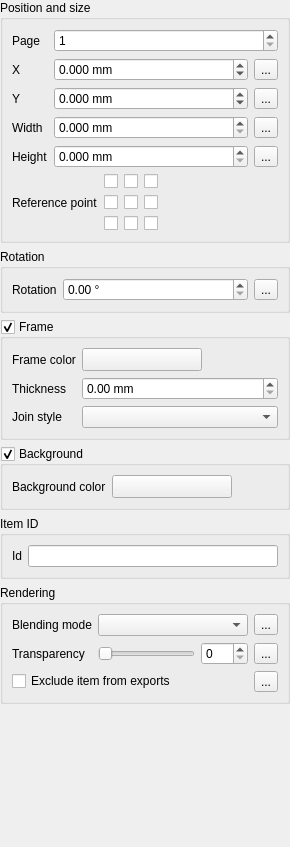
<?xml version="1.0" encoding="UTF-8"?>
<ui version="4.0">
 <class>QgsComposerItemWidgetBase</class>
 <widget class="QWidget" name="QgsComposerItemWidgetBase">
  <property name="geometry">
   <rect>
    <x>0</x>
    <y>0</y>
    <width>290</width>
    <height>847</height>
   </rect>
  </property>
  <property name="windowTitle">
   <string>Global Options</string>
  </property>
  <layout class="QVBoxLayout" name="verticalLayout_2">
   <property name="margin">
    <number>0</number>
   </property>
   <item>
    <widget class="QgsCollapsibleGroupBoxBasic" name="mGeneralOptionsGroupBox">
     <property name="focusPolicy">
      <enum>Qt::StrongFocus</enum>
     </property>
     <property name="title">
      <string>Position and size</string>
     </property>
     <property name="syncGroup" stdset="0">
      <string notr="true">composeritem</string>
     </property>
     <property name="collapsed" stdset="0">
      <bool>true</bool>
     </property>
     <layout class="QVBoxLayout" name="verticalLayout">
      <item>
       <layout class="QGridLayout" name="gridLayout_3" columnstretch="0,1,1,1">
        <item row="3" column="0">
         <widget class="QLabel" name="mWidthLabel">
          <property name="text">
           <string>Width</string>
          </property>
         </widget>
        </item>
        <item row="1" column="0">
         <widget class="QLabel" name="mXLabel">
          <property name="text">
           <string>X</string>
          </property>
         </widget>
        </item>
        <item row="4" column="0">
         <widget class="QLabel" name="mHeightLabel">
          <property name="text">
           <string>Height</string>
          </property>
         </widget>
        </item>
        <item row="2" column="0">
         <widget class="QLabel" name="mYLabel">
          <property name="text">
           <string>Y</string>
          </property>
         </widget>
        </item>
        <item row="0" column="0">
         <widget class="QLabel" name="mPageLabel">
          <property name="text">
           <string>Page</string>
          </property>
         </widget>
        </item>
        <item row="1" column="3">
         <widget class="QgsDataDefinedButton" name="mXPositionDDBtn">
          <property name="text">
           <string>...</string>
          </property>
         </widget>
        </item>
        <item row="2" column="3">
         <widget class="QgsDataDefinedButton" name="mYPositionDDBtn">
          <property name="text">
           <string>...</string>
          </property>
         </widget>
        </item>
        <item row="3" column="3">
         <widget class="QgsDataDefinedButton" name="mWidthDDBtn">
          <property name="text">
           <string>...</string>
          </property>
         </widget>
        </item>
        <item row="4" column="3">
         <widget class="QgsDataDefinedButton" name="mHeightDDBtn">
          <property name="text">
           <string>...</string>
          </property>
         </widget>
        </item>
        <item row="0" column="1" colspan="3">
         <widget class="QSpinBox" name="mPageSpinBox">
          <property name="minimum">
           <number>1</number>
          </property>
         </widget>
        </item>
        <item row="3" column="1" colspan="2">
         <widget class="QDoubleSpinBox" name="mWidthSpin">
          <property name="suffix">
           <string> mm</string>
          </property>
          <property name="decimals">
           <number>3</number>
          </property>
          <property name="maximum">
           <double>9999999.000000000000000</double>
          </property>
         </widget>
        </item>
        <item row="4" column="1" colspan="2">
         <widget class="QDoubleSpinBox" name="mHeightSpin">
          <property name="suffix">
           <string> mm</string>
          </property>
          <property name="decimals">
           <number>3</number>
          </property>
          <property name="maximum">
           <double>9999999.000000000000000</double>
          </property>
         </widget>
        </item>
        <item row="2" column="1" colspan="2">
         <widget class="QDoubleSpinBox" name="mYPosSpin">
          <property name="suffix">
           <string> mm</string>
          </property>
          <property name="decimals">
           <number>3</number>
          </property>
          <property name="minimum">
           <double>-9999999.000000000000000</double>
          </property>
          <property name="maximum">
           <double>9999999.000000000000000</double>
          </property>
         </widget>
        </item>
        <item row="1" column="1" colspan="2">
         <widget class="QDoubleSpinBox" name="mXPosSpin">
          <property name="suffix">
           <string> mm</string>
          </property>
          <property name="decimals">
           <number>3</number>
          </property>
          <property name="minimum">
           <double>-9999999.000000000000000</double>
          </property>
          <property name="maximum">
           <double>9999999.000000000000000</double>
          </property>
         </widget>
        </item>
       </layout>
      </item>
      <item>
       <layout class="QHBoxLayout" name="horizontalLayout_7">
        <item>
         <widget class="QLabel" name="label_2">
          <property name="text">
           <string>Reference point</string>
          </property>
          <property name="alignment">
           <set>Qt::AlignLeading|Qt::AlignLeft|Qt::AlignVCenter</set>
          </property>
         </widget>
        </item>
        <item>
         <layout class="QGridLayout" name="gridLayout">
          <item row="0" column="1">
           <widget class="QCheckBox" name="mUpperMiddleCheckBox">
            <property name="sizePolicy">
             <sizepolicy hsizetype="Fixed" vsizetype="Fixed">
              <horstretch>0</horstretch>
              <verstretch>0</verstretch>
             </sizepolicy>
            </property>
            <property name="text">
             <string/>
            </property>
           </widget>
          </item>
          <item row="1" column="2">
           <widget class="QCheckBox" name="mMiddleRightCheckBox">
            <property name="sizePolicy">
             <sizepolicy hsizetype="Fixed" vsizetype="Fixed">
              <horstretch>0</horstretch>
              <verstretch>0</verstretch>
             </sizepolicy>
            </property>
            <property name="text">
             <string/>
            </property>
           </widget>
          </item>
          <item row="1" column="1">
           <widget class="QCheckBox" name="mMiddleCheckBox">
            <property name="sizePolicy">
             <sizepolicy hsizetype="Fixed" vsizetype="Fixed">
              <horstretch>0</horstretch>
              <verstretch>0</verstretch>
             </sizepolicy>
            </property>
            <property name="text">
             <string/>
            </property>
           </widget>
          </item>
          <item row="0" column="2">
           <widget class="QCheckBox" name="mUpperRightCheckBox">
            <property name="sizePolicy">
             <sizepolicy hsizetype="Fixed" vsizetype="Fixed">
              <horstretch>0</horstretch>
              <verstretch>0</verstretch>
             </sizepolicy>
            </property>
            <property name="text">
             <string/>
            </property>
           </widget>
          </item>
          <item row="2" column="1">
           <widget class="QCheckBox" name="mLowerMiddleCheckBox">
            <property name="sizePolicy">
             <sizepolicy hsizetype="Fixed" vsizetype="Fixed">
              <horstretch>0</horstretch>
              <verstretch>0</verstretch>
             </sizepolicy>
            </property>
            <property name="text">
             <string/>
            </property>
           </widget>
          </item>
          <item row="2" column="2">
           <widget class="QCheckBox" name="mLowerRightCheckBox">
            <property name="sizePolicy">
             <sizepolicy hsizetype="Fixed" vsizetype="Fixed">
              <horstretch>0</horstretch>
              <verstretch>0</verstretch>
             </sizepolicy>
            </property>
            <property name="text">
             <string/>
            </property>
           </widget>
          </item>
          <item row="0" column="0">
           <widget class="QCheckBox" name="mUpperLeftCheckBox">
            <property name="sizePolicy">
             <sizepolicy hsizetype="Fixed" vsizetype="Fixed">
              <horstretch>0</horstretch>
              <verstretch>0</verstretch>
             </sizepolicy>
            </property>
            <property name="text">
             <string/>
            </property>
           </widget>
          </item>
          <item row="2" column="0">
           <widget class="QCheckBox" name="mLowerLeftCheckBox">
            <property name="sizePolicy">
             <sizepolicy hsizetype="Fixed" vsizetype="Fixed">
              <horstretch>0</horstretch>
              <verstretch>0</verstretch>
             </sizepolicy>
            </property>
            <property name="text">
             <string/>
            </property>
           </widget>
          </item>
          <item row="1" column="0">
           <widget class="QCheckBox" name="mMiddleLeftCheckBox">
            <property name="sizePolicy">
             <sizepolicy hsizetype="Fixed" vsizetype="Fixed">
              <horstretch>0</horstretch>
              <verstretch>0</verstretch>
             </sizepolicy>
            </property>
            <property name="text">
             <string/>
            </property>
           </widget>
          </item>
         </layout>
        </item>
        <item>
         <spacer name="horizontalSpacer_3">
          <property name="orientation">
           <enum>Qt::Horizontal</enum>
          </property>
          <property name="sizeHint" stdset="0">
           <size>
            <width>40</width>
            <height>20</height>
           </size>
          </property>
         </spacer>
        </item>
       </layout>
      </item>
     </layout>
    </widget>
   </item>
   <item>
    <widget class="QgsCollapsibleGroupBoxBasic" name="mTransformsGroupBox">
     <property name="focusPolicy">
      <enum>Qt::StrongFocus</enum>
     </property>
     <property name="title">
      <string>Rotation</string>
     </property>
     <property name="syncGroup" stdset="0">
      <string notr="true">composeritem</string>
     </property>
     <property name="collapsed" stdset="0">
      <bool>true</bool>
     </property>
     <layout class="QGridLayout" name="gridLayout_5" columnstretch="0,1">
      <item row="0" column="0">
       <widget class="QLabel" name="label">
        <property name="text">
         <string>Rotation</string>
        </property>
       </widget>
      </item>
      <item row="0" column="1">
       <layout class="QHBoxLayout" name="horizontalLayout_4">
        <item>
         <widget class="QDoubleSpinBox" name="mItemRotationSpinBox">
          <property name="sizePolicy">
           <sizepolicy hsizetype="Preferred" vsizetype="Fixed">
            <horstretch>0</horstretch>
            <verstretch>0</verstretch>
           </sizepolicy>
          </property>
          <property name="suffix">
           <string> °</string>
          </property>
          <property name="maximum">
           <double>360.000000000000000</double>
          </property>
         </widget>
        </item>
        <item>
         <widget class="QgsDataDefinedButton" name="mItemRotationDDBtn">
          <property name="text">
           <string>...</string>
          </property>
         </widget>
        </item>
       </layout>
      </item>
     </layout>
    </widget>
   </item>
   <item>
    <widget class="QgsCollapsibleGroupBoxBasic" name="mFrameGroupBox">
     <property name="title">
      <string>Frame</string>
     </property>
     <property name="checkable">
      <bool>true</bool>
     </property>
     <property name="syncGroup" stdset="0">
      <string notr="true">composeritem</string>
     </property>
     <property name="collapsed" stdset="0">
      <bool>true</bool>
     </property>
     <layout class="QGridLayout" name="gridLayout_6">
      <item row="0" column="0">
       <widget class="QLabel" name="label_3">
        <property name="text">
         <string>Frame color</string>
        </property>
       </widget>
      </item>
      <item row="0" column="1">
       <layout class="QHBoxLayout" name="horizontalLayout_6">
        <item>
         <widget class="QgsColorButtonV2" name="mFrameColorButton">
          <property name="sizePolicy">
           <sizepolicy hsizetype="Fixed" vsizetype="Fixed">
            <horstretch>0</horstretch>
            <verstretch>0</verstretch>
           </sizepolicy>
          </property>
          <property name="minimumSize">
           <size>
            <width>120</width>
            <height>0</height>
           </size>
          </property>
          <property name="maximumSize">
           <size>
            <width>120</width>
            <height>16777215</height>
           </size>
          </property>
          <property name="text">
           <string/>
          </property>
         </widget>
        </item>
        <item>
         <spacer name="horizontalSpacer_2">
          <property name="orientation">
           <enum>Qt::Horizontal</enum>
          </property>
          <property name="sizeHint" stdset="0">
           <size>
            <width>40</width>
            <height>20</height>
           </size>
          </property>
         </spacer>
        </item>
       </layout>
      </item>
      <item row="1" column="0">
       <widget class="QLabel" name="mOutlineWidthLabel">
        <property name="text">
         <string>Thickness</string>
        </property>
        <property name="wordWrap">
         <bool>true</bool>
        </property>
        <property name="buddy">
         <cstring>mOutlineWidthSpinBox</cstring>
        </property>
       </widget>
      </item>
      <item row="1" column="1">
       <widget class="QDoubleSpinBox" name="mOutlineWidthSpinBox">
        <property name="sizePolicy">
         <sizepolicy hsizetype="Expanding" vsizetype="Fixed">
          <horstretch>0</horstretch>
          <verstretch>0</verstretch>
         </sizepolicy>
        </property>
        <property name="suffix">
         <string> mm</string>
        </property>
       </widget>
      </item>
      <item row="2" column="0">
       <widget class="QLabel" name="label_8">
        <property name="text">
         <string>Join style</string>
        </property>
       </widget>
      </item>
      <item row="2" column="1">
       <widget class="QgsPenJoinStyleComboBox" name="mFrameJoinStyleCombo">
        <property name="sizePolicy">
         <sizepolicy hsizetype="Expanding" vsizetype="Fixed">
          <horstretch>0</horstretch>
          <verstretch>0</verstretch>
         </sizepolicy>
        </property>
       </widget>
      </item>
     </layout>
    </widget>
   </item>
   <item>
    <widget class="QgsCollapsibleGroupBoxBasic" name="mBackgroundGroupBox">
     <property name="title">
      <string>Background</string>
     </property>
     <property name="checkable">
      <bool>true</bool>
     </property>
     <property name="checked">
      <bool>true</bool>
     </property>
     <property name="syncGroup" stdset="0">
      <string notr="true">composeritem</string>
     </property>
     <property name="collapsed" stdset="0">
      <bool>true</bool>
     </property>
     <layout class="QGridLayout" name="gridLayout_7">
      <item row="0" column="0">
       <widget class="QLabel" name="label_4">
        <property name="text">
         <string>Background color</string>
        </property>
       </widget>
      </item>
      <item row="0" column="1">
       <layout class="QHBoxLayout" name="horizontalLayout_5">
        <item>
         <widget class="QgsColorButtonV2" name="mBackgroundColorButton">
          <property name="sizePolicy">
           <sizepolicy hsizetype="Fixed" vsizetype="Fixed">
            <horstretch>0</horstretch>
            <verstretch>0</verstretch>
           </sizepolicy>
          </property>
          <property name="minimumSize">
           <size>
            <width>120</width>
            <height>0</height>
           </size>
          </property>
          <property name="maximumSize">
           <size>
            <width>120</width>
            <height>16777215</height>
           </size>
          </property>
          <property name="text">
           <string/>
          </property>
         </widget>
        </item>
        <item>
         <spacer name="horizontalSpacer">
          <property name="orientation">
           <enum>Qt::Horizontal</enum>
          </property>
          <property name="sizeHint" stdset="0">
           <size>
            <width>40</width>
            <height>20</height>
           </size>
          </property>
         </spacer>
        </item>
       </layout>
      </item>
     </layout>
    </widget>
   </item>
   <item>
    <widget class="QgsCollapsibleGroupBoxBasic" name="groupBox">
     <property name="focusPolicy">
      <enum>Qt::StrongFocus</enum>
     </property>
     <property name="title">
      <string>Item ID</string>
     </property>
     <property name="syncGroup" stdset="0">
      <string notr="true">composeritem</string>
     </property>
     <property name="collapsed" stdset="0">
      <bool>true</bool>
     </property>
     <layout class="QGridLayout" name="gridLayout_8">
      <item row="0" column="0">
       <widget class="QLabel" name="mItemIdLabel">
        <property name="text">
         <string>Id</string>
        </property>
       </widget>
      </item>
      <item row="0" column="1">
       <widget class="QLineEdit" name="mItemIdLineEdit"/>
      </item>
     </layout>
    </widget>
   </item>
   <item>
    <widget class="QgsCollapsibleGroupBoxBasic" name="groupRendering">
     <property name="focusPolicy">
      <enum>Qt::StrongFocus</enum>
     </property>
     <property name="title">
      <string>Rendering</string>
     </property>
     <property name="collapsed" stdset="0">
      <bool>true</bool>
     </property>
     <property name="syncGroup" stdset="0">
      <string notr="true">composeritem</string>
     </property>
     <layout class="QGridLayout" name="gridLayout_4">
      <item row="0" column="0">
       <widget class="QLabel" name="labelBlendMode">
        <property name="text">
         <string>Blending mode</string>
        </property>
       </widget>
      </item>
      <item row="0" column="1">
       <layout class="QHBoxLayout" name="horizontalLayout_3">
        <item>
         <widget class="QgsBlendModeComboBox" name="mBlendModeCombo"/>
        </item>
        <item>
         <widget class="QgsDataDefinedButton" name="mBlendModeDDBtn">
          <property name="text">
           <string>...</string>
          </property>
         </widget>
        </item>
       </layout>
      </item>
      <item row="1" column="0">
       <widget class="QLabel" name="labelTransparency">
        <property name="text">
         <string>Transparency</string>
        </property>
       </widget>
      </item>
      <item row="1" column="1">
       <layout class="QHBoxLayout" name="horizontalLayout_2">
        <item>
         <widget class="QSlider" name="mTransparencySlider">
          <property name="maximum">
           <number>100</number>
          </property>
          <property name="orientation">
           <enum>Qt::Horizontal</enum>
          </property>
         </widget>
        </item>
        <item>
         <widget class="QSpinBox" name="mTransparencySpnBx">
          <property name="maximum">
           <number>100</number>
          </property>
         </widget>
        </item>
        <item>
         <widget class="QgsDataDefinedButton" name="mTransparencyDDBtn">
          <property name="text">
           <string>...</string>
          </property>
         </widget>
        </item>
       </layout>
      </item>
      <item row="2" column="0" colspan="2">
       <layout class="QHBoxLayout" name="horizontalLayout">
        <item>
         <widget class="QCheckBox" name="mExcludeFromPrintsCheckBox">
          <property name="text">
           <string>Exclude item from exports</string>
          </property>
         </widget>
        </item>
        <item>
         <widget class="QgsDataDefinedButton" name="mExcludePrintsDDBtn">
          <property name="text">
           <string>...</string>
          </property>
         </widget>
        </item>
       </layout>
      </item>
     </layout>
    </widget>
   </item>
   <item>
    <spacer name="verticalSpacer">
     <property name="orientation">
      <enum>Qt::Vertical</enum>
     </property>
     <property name="sizeType">
      <enum>QSizePolicy::MinimumExpanding</enum>
     </property>
     <property name="sizeHint" stdset="0">
      <size>
       <width>20</width>
       <height>40</height>
      </size>
     </property>
    </spacer>
   </item>
  </layout>
 </widget>
 <customwidgets>
  <customwidget>
   <class>QgsCollapsibleGroupBoxBasic</class>
   <extends>QGroupBox</extends>
   <header location="global">qgscollapsiblegroupbox.h</header>
   <container>1</container>
  </customwidget>
  <customwidget>
   <class>QgsDataDefinedButton</class>
   <extends>QToolButton</extends>
   <header>qgsdatadefinedbutton.h</header>
  </customwidget>
  <customwidget>
   <class>QgsColorButtonV2</class>
   <extends>QToolButton</extends>
   <header>qgscolorbuttonv2.h</header>
   <container>1</container>
  </customwidget>
  <customwidget>
   <class>QgsPenJoinStyleComboBox</class>
   <extends>QComboBox</extends>
   <header>qgspenstylecombobox.h</header>
  </customwidget>
  <customwidget>
   <class>QgsBlendModeComboBox</class>
   <extends>QComboBox</extends>
   <header>qgsblendmodecombobox.h</header>
  </customwidget>
 </customwidgets>
 <tabstops>
  <tabstop>mGeneralOptionsGroupBox</tabstop>
  <tabstop>mPageSpinBox</tabstop>
  <tabstop>mXPosSpin</tabstop>
  <tabstop>mXPositionDDBtn</tabstop>
  <tabstop>mYPosSpin</tabstop>
  <tabstop>mYPositionDDBtn</tabstop>
  <tabstop>mWidthSpin</tabstop>
  <tabstop>mWidthDDBtn</tabstop>
  <tabstop>mHeightSpin</tabstop>
  <tabstop>mHeightDDBtn</tabstop>
  <tabstop>mUpperLeftCheckBox</tabstop>
  <tabstop>mUpperMiddleCheckBox</tabstop>
  <tabstop>mUpperRightCheckBox</tabstop>
  <tabstop>mMiddleLeftCheckBox</tabstop>
  <tabstop>mMiddleCheckBox</tabstop>
  <tabstop>mMiddleRightCheckBox</tabstop>
  <tabstop>mLowerLeftCheckBox</tabstop>
  <tabstop>mLowerMiddleCheckBox</tabstop>
  <tabstop>mLowerRightCheckBox</tabstop>
  <tabstop>mTransformsGroupBox</tabstop>
  <tabstop>mItemRotationSpinBox</tabstop>
  <tabstop>mItemRotationDDBtn</tabstop>
  <tabstop>mFrameGroupBox</tabstop>
  <tabstop>mFrameColorButton</tabstop>
  <tabstop>mOutlineWidthSpinBox</tabstop>
  <tabstop>mFrameJoinStyleCombo</tabstop>
  <tabstop>mBackgroundGroupBox</tabstop>
  <tabstop>mBackgroundColorButton</tabstop>
  <tabstop>groupBox</tabstop>
  <tabstop>mItemIdLineEdit</tabstop>
  <tabstop>groupRendering</tabstop>
  <tabstop>mBlendModeCombo</tabstop>
  <tabstop>mBlendModeDDBtn</tabstop>
  <tabstop>mTransparencySlider</tabstop>
  <tabstop>mTransparencySpnBx</tabstop>
  <tabstop>mTransparencyDDBtn</tabstop>
  <tabstop>mExcludeFromPrintsCheckBox</tabstop>
  <tabstop>mExcludePrintsDDBtn</tabstop>
 </tabstops>
 <resources/>
 <connections/>
</ui>
